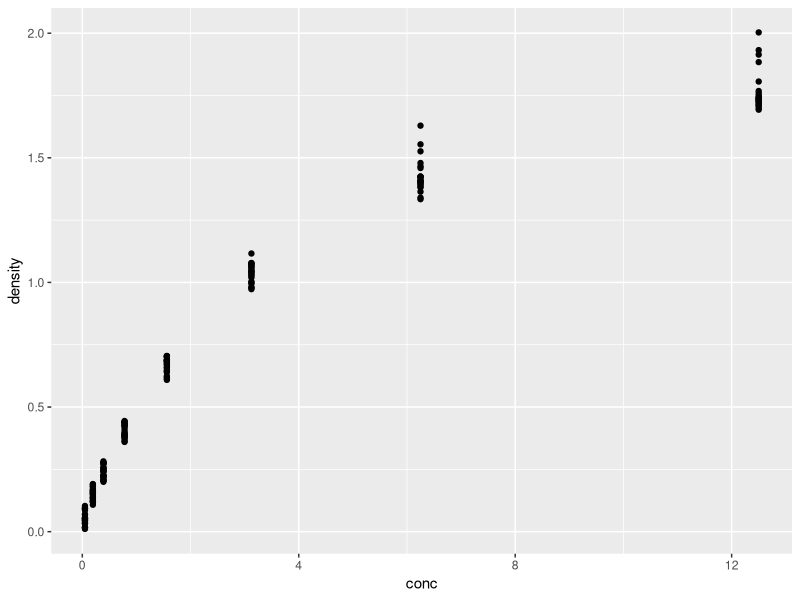

The R source for this figure:
## ---- chunk 1
data(iris)
head(iris)
## ---- chunk 2
library(ggplot2)
data(DNase)
dNase_2 <- DNase[seq(1, nrow(DNase), 2),]
ggplot(DNase) + geom_point(aes(x=conc, y=density))
